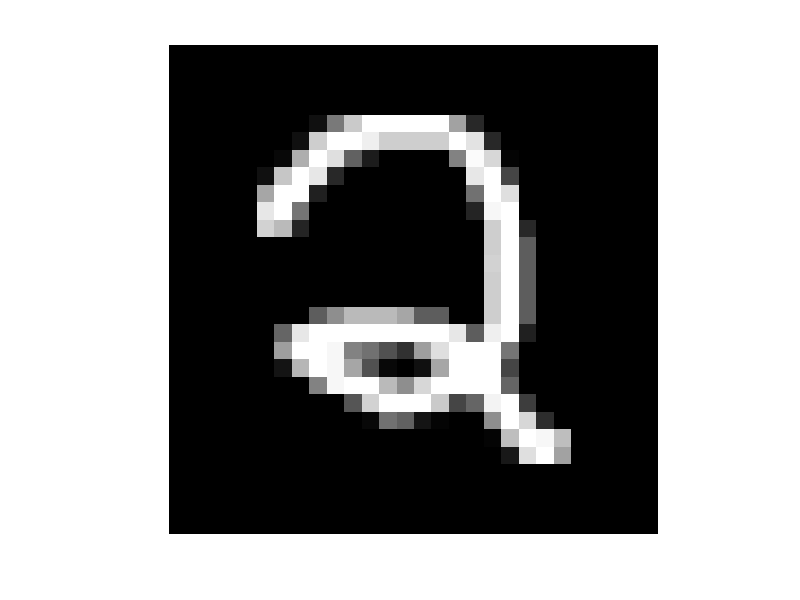

MATLAB code to generate this figure:
% The script loads the training data and show an image of a random index.
% This may be helpful for visualizing the data and show how to load the data in Matlab or Octave

train = load('mnist_train.txt');
idx = randi(size(train, 1));
img = uint8(reshape(train(idx , 2:end), 28, 28)');
imshow(img)
